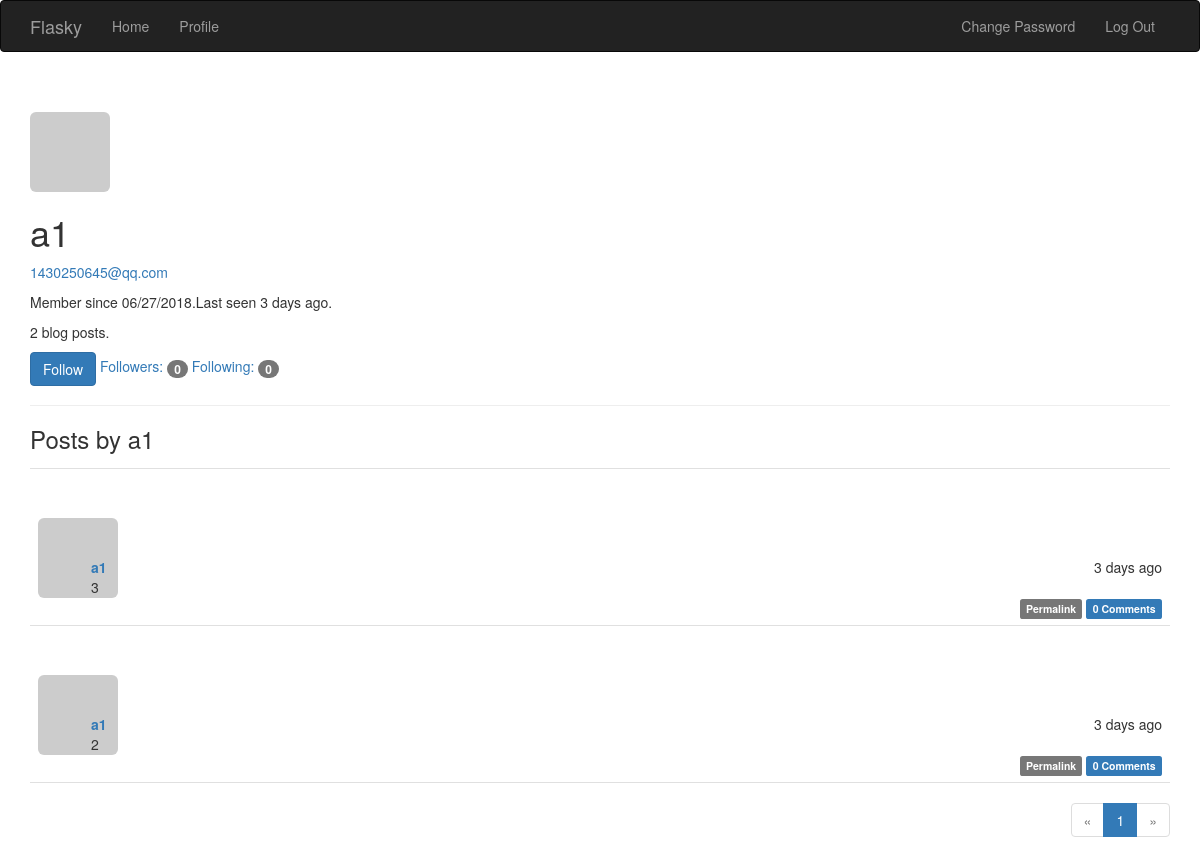
Screenshot of /user/a1 (signed in) with the database file from the repository.
### app/models.py (models this page shows, shortened)
class User(UserMixin, db.Model):
    __tablename__ = 'users'
    id = db.Column(db.Integer, primary_key=True)
    email = db.Column(db.String(64), unique=True, index=True)
    username = db.Column(db.String(64), unique=True, index=True)
    password_hash = db.Column(db.String(128))
    role_id = db.Column(db.Integer, db.ForeignKey('roles.id'))  # 一对多时，外键在多的一侧，多对一时，在一的一侧
    confirmed = db.Column(db.Boolean, default=False)
    location = db.Column(db.String(64))
    about_me = db.Column(db.Text())
    member_since = db.Column(db.DateTime(), default=datetime.utcnow)  # 注册日期
    last_seen = db.Column(db.DateTime(), default=datetime.utcnow)
    posts = db.relationship('Post', backref='author', lazy='dynamic')
    followed = db.relationship('Follow',
                               foreign_keys=[Follow.follower_id],
                               backref=db.backref('follower', lazy='joined'),
                               lazy='dynamic',
                               cascade='all, delete-orphan')
    followers = db.relationship('Follow',
                                foreign_keys=[Follow.followed_id],
                                backref=db.backref('followed', lazy='joined'),
                                lazy='dynamic',
                                cascade='all, delete-orphan')
    comments = db.relationship('Comment', backref='author', lazy='dynamic')
    def can(self, permissions):
        return self.role is not None and \
               (self.role.permissions & permissions) == permissions  # 与结果==permission则说明该角色可以执行此项操作
    def is_administrator(self):
        return self.can(Permission.ADMINISTER)
    def ping(self):
        self.last_seen = datetime.utcnow()
        db.session.add(self)
    def gravatar(self, size=100, default='identicon', rating='g'):
        if request.is_secure:
            url = 'https://secure.gravatar.com/avatar'
        else:
            url = 'http://www.gravatar.com/avatar'
        hash = hashlib.md5(self.email.encode('utf-8')).hexdigest()
        return '{url}/{hash}?s={size}&d={default}&r={rating}'.format(
            url=url, hash=hash, size=size, default=default, rating=rating)
    @property
    def password(self):
        raise AttributeError('password is not a readable attribute')
    def is_following(self, user):
        if user.id is None:
            return False
        return self.followed.filter_by(
            followed_id=user.id).first() is not None

class Post(db.Model):
    __tablename__ = 'posts'
    id = db.Column(db.Integer, primary_key=True)
    body = db.Column(db.Text)
    timestamp = db.Column(db.DateTime, index=True, default=datetime.utcnow)
    author_id = db.Column(db.Integer, db.ForeignKey('users.id'))
    body_html = db.Column(db.Text)
    comments = db.relationship('Comment', backref='post', lazy='dynamic')

### app/main/views.py (the view)
@main.route('/user/<username>')
def user(username):
    user = User.query.filter_by(username=username).first_or_404()
    page = request.args.get('page', 1, type=int)
    pagination = user.posts.order_by(Post.timestamp.desc()).paginate(
        page, per_page=2,
        error_out=False)
    posts = pagination.items
    return render_template('user.html', user=user, posts=posts,
                           pagination=pagination)

### app/auth/views.py (called while the page is built)
@auth.before_app_request
def before_request():
    if current_user.is_authenticated:
        current_user.ping()
        if current_user.is_authenticated \
                and not current_user.confirmed \
                and request.endpoint \
                and request.blueprint != 'auth'\
                and request.endpoint != 'static':  # ????????????
            return redirect(url_for('auth.unconfirmed'))

### app/main/__init__.py (called while the page is built)
@main.app_context_processor
def inject_permissions():
    return dict(Permission=Permission)

### app/models.py (called while the page is built)
@login_manager.user_loader
def load_user(user_id):
    return User.query.get(int(user_id))

### app/templates/user.html (shortened to what this page needs)
{% extends "base.html" %}
{% import "_macros.html" as macros %}
{% block page_content %}
<div class="page-header">
    <img class="img-rounded profile-thumbnail" src="{{ user.gravatar(size=256) }}">
    <div class="profile-header">
        <h1>{{ user.username }}</h1>
        {% if current_user.is_administrator %}
        <p><a href="mailto:{{ user.email }}">{{ user.email }}</a></p>
        {% endif %}
        <p>
             Member since {{ moment(user.member_since).format('L') }}.Last seen {{ moment(user.last_seen).fromNow() }}.
        </p>
        <p>{{ user.posts.count() }} blog posts.</p>
        <p>
            {% if current_user.can(Permission.FOLLOW) and user != current_user %}
                {% if not current_user.is_following(user) %}
                <a href="{{ url_for('.follow', username=user.username) }}" class="btn btn-primary">Follow</a>
                {% else %}
                <a href="{{ url_for('.unfollow', username=user.username) }}" class="btn btn-default">Unfollow</a>
                {% endif %}
            {% endif %}
            <a href="{{ url_for('.followers', username=user.username) }}">Followers: <span class="badge">{{ user.followers.count() }}</span></a>
            <a href="{{ url_for('.followed_by', username=user.username) }}">Following: <span class="badge">{{ user.followed.count() }}</span></a>
        </p>
    </div>
</div>
<h3>Posts by {{ user.username }}</h3>
{% include '_posts.html' %}
{% if pagination %}
    <div class="pagination">
        {{ macros.pagination_widget(pagination, '.user', username=user.username) }}
    </div>
{% endif %}
{% endblock %}

### app/templates/base.html (shortened to what this page needs)
{% extends "bootstrap/base.html" %}
{% block head %}
{{ super() }}
<link rel="stylesheet" type="text/css" href="{{url_for('static',filename='styles.css')}}">
{% endblock %}
{% block navbar %}
<div class="navbar navbar-inverse" role="navigation">
    <div class="container">
        <div class="navbar-header">
            <a class="navbar-brand" href="{{ url_for('main.index') }}">Flasky</a>
        </div>
        <div class="navbar-collapse collapse">
            <ul class="nav navbar-nav">
                <li><a href="{{ url_for('main.index') }}">Home</a></li>
                {% if current_user.is_authenticated %}
                <li><a href="{{ url_for('main.user', username=current_user.username) }}"> Profile</a> </li>
                {% endif %}
            </ul>
            <ul class="nav navbar-nav navbar-right">
                {% if current_user.is_authenticated %}
                <li><a href="{{ url_for('auth.change_password') }}">Change Password</a></li>
                <li><a href="{{ url_for('auth.logout') }}">Log Out</a></li>
                {% else %}
                <li><a href="{{ url_for('auth.login') }}">Log In</a></li>
                {% endif %}
            </ul>
        </div>
    </div>
</div>
{% endblock %}
{% block content %}
<div class="container">
    {% block page_content %}{% endblock %}
</div>
{% endblock %}

### app/templates/_macros.html
{% macro pagination_widget(pagination, endpoint) %}
    <ul class="pagination">
        <li{% if not pagination.has_prev %} class="disabled"{% endif %}>
            <a href="
                    {% if pagination.has_prev %}{{ url_for(endpoint, page=pagination.prev_num, **kwargs) }}{% else %}#{% endif %}">
                &laquo;
            </a>
        </li>
        {% for p in pagination.iter_pages() %}
            {% if p %}
                {% if p == pagination.page %}
                    <li class="active">
                        <a href="{{ url_for(endpoint, page = p, **kwargs) }}">{{ p }}</a>
                    </li>
                {% else %}
                    <li>
                        <a href="{{ url_for(endpoint, page = p, **kwargs) }}">{{ p }}</a>
                    </li>
                {% endif %}
            {% else %}
                <li class="disabled"><a href="#">&hellip;</a></li>
            {% endif %}
        {% endfor %}
        <li{% if not pagination.has_next %} class="disabled"{% endif %}>
            <a href="
                    {% if pagination.has_next %}{{ url_for(endpoint, page=pagination.next_num, **kwargs) }}{% else %}#{% endif %}">
                &raquo;
            </a>
        </li>
    </ul>
{% endmacro %}

### app/templates/_posts.html (shortened to what this page needs)
<ul class="posts">
    {% for post in posts %}
        <li class="post">
            <div class="post-thumbnail">
                <a href="{{ url_for('.user', username=post.author.username) }}">
                    <img class="img-rounded profile-thumbnail" src="{{ post.author.gravatar(size=40) }}">
                </a>
            </div>
            <div class="post-content">
                <div class="post-date">{{ moment(post.timestamp).fromNow() }}</div>
                <div class="post-author"><a
                        href="{{ url_for('.user', username=post.author.username) }}">{{ post.author.username }}</a>
                </div>
                <div class="post-body">
                    {% if post.body_html %}
                        {{ post.body_html | safe }}
                    {% else %}
                        {{ post.body }}
                    {% endif %}
                </div>
                <div class="post-footer">
                    <a href="{{ url_for('.post', id=post.id) }}">
                        <span class="label label-default">Permalink</span>
                    </a>
                    <a href="{{ url_for('.post', id=post.id) }}#comments">
                        <span class="label label-primary">{{ post.comments.count() }} Comments</span>
                    </a>
                </div>
            </div>
        </li>
    {% endfor %}
</ul>

### app/static/styles.css (style rules this page uses)
ul.posts { list-style-type: none; padding: 0px; margin:16px 0px 0px 0px; border-top:1px solid #e0e0e0; }
ul.posts li.post { padding: 8px; border-bottom: 1px solid #e0e0e0; }
div.post-date { float:right; }
div.post-author { position: relative; left: 5px; font-weight: bold; }
div.post-thumbnail { position: relative; top: 41px; }
div.post-body { position: relative; left: 5px; }
div.post-footer { text-align: right; }
div.post-content { margin-left:48px; min-align:right; }
div.pagination { width:100%; text-align: right; padding: 0px; margin: 0px; }

### rows the page displays
User: username "a1", email "1430250645@qq.com", member_since "06/27/2018", last_seen "3 days ago"
Post: timestamp "3 days ago", author.username "a1", body "3", comments.count "0"
Post: timestamp "3 days ago", author.username "a1", body "2", comments.count "0"

### other values shown
{{ user.posts.count() }} "2"
{{ user.followers.count() }} "0"
{{ user.followed.count() }} "0"
{{ p }} "1"
